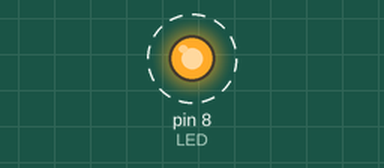
A sketch run on a simulated Arduino Uno, built with avr-gcc and run on an emulated ATmega328P. Parts: output pins drawn as LEDs (lit = HIGH). Dashed ring = blinking. What the sketch prints to the serial monitor is not drawn.

Above: at 0.2 s.
Timing chart, 0 to 3.0 s (numbered marks = the images above):
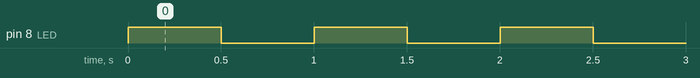

The sketch:

teste1_led.ino
```cpp
/*
  TESTE 1: LED
  Ligação: pino 8 -> LED (perna longa, +) -> perna curta (-) -> resistor 220R -> GND
  Resultado esperado: LED pisca a cada meio segundo.
  Se não acender: verifique a polaridade do LED.
*/

const int LED = 8;

void setup() {
  Serial.begin(9600);
  pinMode(LED, OUTPUT);
  Serial.println("Teste do LED iniciado");
}

void loop() {
  digitalWrite(LED, HIGH);
  Serial.println("LED LIGADO");
  delay(500);

  digitalWrite(LED, LOW);
  Serial.println("LED DESLIGADO");
  delay(500);
}
```

Measured:
- by itself, pin 8 (LED): alternates HIGH for 0.50 s and LOW for 0.50 s
